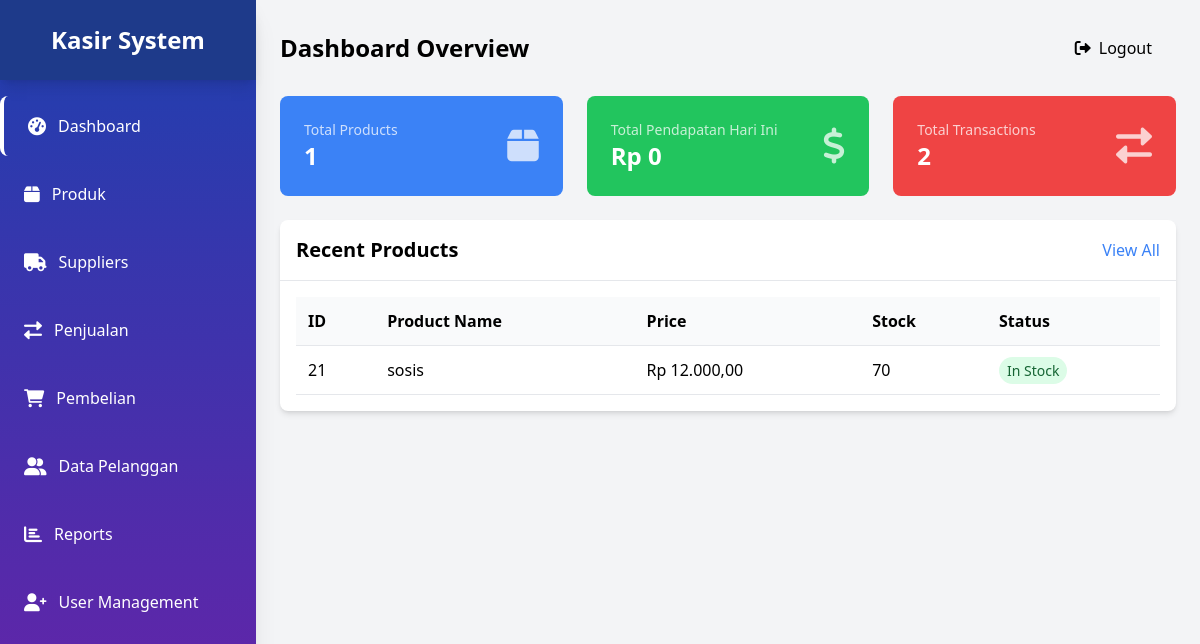
The page /public/dashboard.php (signed in) on the database its author committed.
### tables this page shows
CREATE TABLE `produk` (
  `id_produk` int(11) NOT NULL,
  `nama_produk` varchar(255) DEFAULT NULL,
  `id_kategori` int(11) DEFAULT NULL,
  `id_supplier` int(11) NOT NULL,
  `harga` decimal(10,2) NOT NULL,
  `stok` int(11) DEFAULT 0
);

### public/dashboard.php (the view, shortened to what this page needs)
<?php
$user_role = $_SESSION['role'] ?? '';
$current_page = basename($_SERVER['PHP_SELF']);
$db = require_once __DIR__ . '/../app/koneksi.php';
$totalProduk = $db->query("SELECT COUNT(*) as total FROM produk")->fetch(PDO::FETCH_ASSOC)['total'];
$totalPendapatan = $db->query("
    SELECT COALESCE(SUM(total_harga), 0) as total
    FROM transaksi_penjualan
    WHERE DATE(tanggal_transaksi) = CURDATE()
")->fetch(PDO::FETCH_ASSOC)['total'];
$totalTransaksi = $db->query("SELECT COUNT(*) as total FROM transaksi_penjualan")->fetch(PDO::FETCH_ASSOC)['total'];
?>
<!DOCTYPE html>
<html lang="id">
<head>
    <script src="https://cdn.tailwindcss.com"></script>
    <link href="https://cdnjs.cloudflare.com/ajax/libs/font-awesome/6.0.0/css/all.min.css" rel="stylesheet">
</head>
<body class="bg-gray-100 flex">
    <div class="w-64 h-screen bg-gradient-to-b from-blue-800 to-purple-800 shadow-xl fixed">
        <div class="flex items-center justify-center h-20 bg-blue-900 shadow-lg">
            <h1 class="text-white text-2xl font-bold">Kasir System</h1>
        </div>
        <nav class="mt-4 space-y-2">
            <a href="dashboard.php" class="flex items-center text-white py-4 px-6 hover:bg-white hover:bg-opacity-20 transition rounded-lg <?php echo ($current_page == 'dashboard.php') ? 'border-l-4 border-white' : ''; ?>">
                <i class="fas fa-tachometer-alt text-lg mr-3"></i> Dashboard
            </a>
            <a href="products.php" class="flex items-center text-white py-4 px-6 hover:bg-white hover:bg-opacity-20 transition rounded-lg">
                <i class="fas fa-box text-lg mr-3"></i> Produk
            </a>
            <a href="suppliers.php" class="flex items-center text-white py-4 px-6 hover:bg-white hover:bg-opacity-20 transition rounded-lg">
                <i class="fas fa-truck text-lg mr-3"></i> Suppliers
            </a>
            <a href="transaksi.php" class="flex items-center text-white py-4 px-6 hover:bg-white hover:bg-opacity-20 transition rounded-lg">
                <i class="fas fa-exchange-alt text-lg mr-3"></i> Penjualan
            </a>
            <a href="pembelian.php" class="flex items-center text-white py-4 px-6 hover:bg-white hover:bg-opacity-20 transition rounded-lg">
                <i class="fas fa-shopping-cart text-lg mr-3"></i> Pembelian
            </a>
            <a href="pelanggan.php" class="flex items-center text-white py-4 px-6 hover:bg-white hover:bg-opacity-20 transition rounded-lg">
                <i class="fas fa-user-friends text-lg mr-3"></i> Data Pelanggan
            </a>
            <a href="reports.php" class="flex items-center text-white py-4 px-6 hover:bg-white hover:bg-opacity-20 transition rounded-lg">
                <i class="fas fa-chart-bar text-lg mr-3"></i> Reports
            </a>
            <?php if ($user_role === 'admin') : ?>
                <a href="register2.php" class="flex items-center text-white py-4 px-6 hover:bg-white hover:bg-opacity-20 transition rounded-lg">
                    <i class="fas fa-user-plus text-lg mr-3"></i> User Management
                </a>
            <?php endif; ?>
        </nav>
    </div>
</body>
    <div class="ml-64 flex-1 p-6">
        <div class="flex justify-between items-center mb-6">
            <h1 class="text-2xl font-bold">Dashboard Overview</h1>
            <a href="login.php" class="block text-black-700 py-3 px-6 hover:bg-gray-500 mt-auto rounded-md" onclick="return confirmLogout();">
                <i class="fas fa-sign-out-alt mr-2"></i>Logout
            </a>
        </div>
        <div class="grid grid-cols-1 md:grid-cols-3 gap-6 mb-6">
            <div class="bg-blue-500 rounded-lg p-6 text-white hover:bg-blue-600 transition duration-300 transform hover:scale-105">
                <div class="flex justify-between items-center">
                    <div>
                        <p class="text-sm opacity-75">Total Products</p>
                        <h3 class="text-2xl font-bold"><?php echo $totalProduk; ?></h3>
                    </div>
                    <i class="fas fa-box text-4xl opacity-75"></i>
                </div>
            </div>
            <div class="bg-green-500 rounded-lg p-6 text-white hover:bg-green-600 transition duration-300 transform hover:scale-105">
                <div class="flex justify-between items-center">
                    <div>
                        <p class="text-sm opacity-75">Total Pendapatan Hari Ini</p>
                        <h3 class="text-2xl font-bold">Rp <?php echo number_format($totalPendapatan, 0, ',', '.'); ?></h3>
                    </div>
                    <i class="fas fa-dollar-sign text-4xl opacity-75"></i>
                </div>
            </div>
        <div class="bg-red-500 rounded-lg p-6 text-white hover:bg-red-600 transition duration-300 transform hover:scale-105">
            <div class="flex justify-between items-center">
                <div>
                    <p class="text-sm opacity-75">Total Transactions</p>
                    <h3 class="text-2xl font-bold"><?php echo $totalTransaksi; ?></h3>
                </div>
                <i class="fas fa-exchange-alt text-4xl opacity-75"></i>
            </div>
        </div>
    </div>
    <div class="bg-white rounded-lg shadow-md">
        <div class="p-4 border-b flex justify-between items-center">
            <h2 class="text-xl font-semibold">Recent Products</h2>
            <a href="products.php" class="text-blue-500 hover:underline">View All</a>
        </div>
        <div class="p-4">
            <table class="w-full">
                <thead>
                    <tr class="text-left bg-gray-50">
                        <th class="p-3 border-b">ID</th>
                        <th class="p-3 border-b">Product Name</th>
                        <th class="p-3 border-b">Price</th>
                        <th class="p-3 border-b">Stock</th>
                        <th class="p-3 border-b">Status</th>
                    </tr>
                </thead>
                <tbody>
                    <?php
                    $stmt = $db->query("SELECT * FROM produk ORDER BY id_produk DESC LIMIT 5");
                    while ($row = $stmt->fetch(PDO::FETCH_ASSOC)) {
                        $stockStatus = $row['stok'] > 10 ?
                            '<span class="px-2 py-1 bg-green-100 text-green-800 rounded-full text-sm">In Stock</span>' :
                            '<span class="px-2 py-1 bg-red-100 text-red-800 rounded-full text-sm">Low Stock</span>';
                        echo "<tr class='hover:bg-gray-50'>
                                    <td class='p-3 border-b'>{$row['id_produk']}</td>
                                    <td class='p-3 border-b'>{$row['nama_produk']}</td>
                                    <td class='p-3 border-b'>Rp " . number_format($row['harga'], 2, ',', '.') . "</td>
                                    <td class='p-3 border-b'>{$row['stok']}</td>
                                    <td class='p-3 border-b'>$stockStatus</td>
                                  </tr>";
                    }
                    ?>
                </tbody>
            </table>
        </div>
    </div>
    </div>
</body>
</html>

### rows shown on the page
produk: id_produk "21", nama_produk "sosis", harga "12.000,00", stok "70", shows "In Stock"

### other values the page prints
$totalProduk "1"
$totalPendapatan "0"
$totalTransaksi "2"
